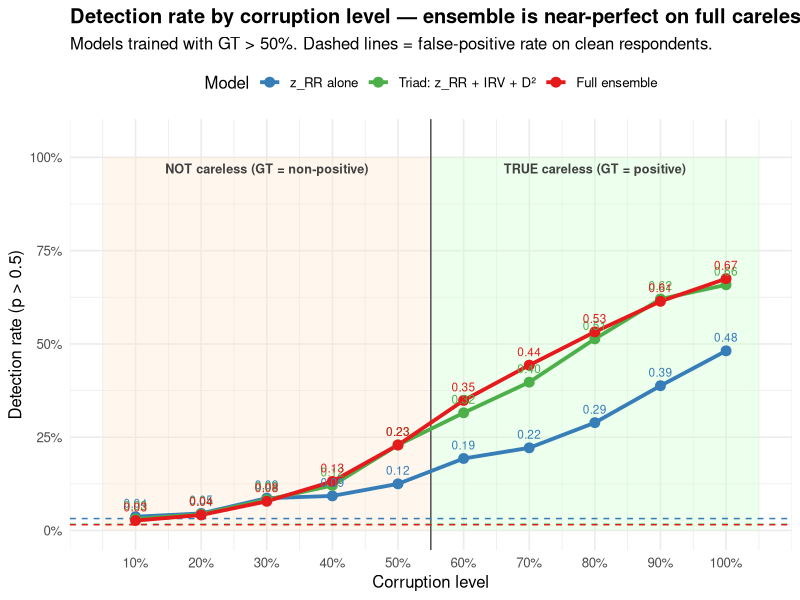

Write R code to recreate this figure.
# Sensitivity (detection rate) per corruption level using the ensemble
# trained once with the default GT > 50% cutoff.

suppressPackageStartupMessages({
  library(dplyr); library(ggplot2); library(tidyr)
})

df <- read.csv("sim_ensemble_scores.csv", stringsAsFactors = FALSE)
df$gt_careless <- (df$pattern != "clean") & (df$corruption > 0.50)

set.seed(42)
folds <- sample(seq_len(5), nrow(df), replace = TRUE)

# Train three models on the default GT=50% labeling
train_cv <- function(formula_str) {
  preds <- numeric(nrow(df))
  for (f in unique(folds)) {
    tr <- folds != f; te <- folds == f
    mod <- glm(as.formula(formula_str), data = df[tr, ], family = binomial)
    preds[te] <- predict(mod, newdata = df[te, ], type = "response")
  }
  preds
}

df$pred_zrr      <- train_cv("gt_careless ~ z_rr")
df$pred_triad    <- train_cv("gt_careless ~ z_rr + irv + d2")
df$pred_ensemble <- train_cv("gt_careless ~ z_rr + irv + longstring + d2 + person_tot")

# Bin corruption into decimi, compute detection rate per bucket for each model
df <- df %>%
  mutate(corruption_bin = ifelse(pattern == "clean", "clean",
                                  sprintf("%d%%", round(corruption * 10) * 10)))

detect_by_bucket <- df %>%
  group_by(pattern, corruption_bin) %>%
  summarise(
    n = n(),
    rate_zrr      = mean(pred_zrr      > 0.5),
    rate_triad    = mean(pred_triad    > 0.5),
    rate_ensemble = mean(pred_ensemble > 0.5),
    .groups = "drop"
  )

cat("=== Detection rate per (pattern, corruption bucket) ===\n")
print(as.data.frame(detect_by_bucket), row.names = FALSE)

# Overall by corruption level (ignoring pattern), for careless-only respondents
by_level <- df %>%
  filter(pattern != "clean") %>%
  mutate(corruption_bin10 = round(corruption * 10) / 10) %>%
  group_by(corruption_bin10) %>%
  summarise(
    n = n(),
    rate_zrr      = mean(pred_zrr > 0.5),
    rate_triad    = mean(pred_triad > 0.5),
    rate_ensemble = mean(pred_ensemble > 0.5),
    .groups = "drop"
  )

fpr_clean <- df %>% filter(pattern == "clean") %>%
  summarise(
    fpr_zrr      = mean(pred_zrr > 0.5),
    fpr_triad    = mean(pred_triad > 0.5),
    fpr_ensemble = mean(pred_ensemble > 0.5)
  )

cat("\n=== Detection rate by overall corruption level ===\n")
print(as.data.frame(by_level), row.names = FALSE)

cat("\n=== FPR on clean ===\n")
print(fpr_clean)

# Plot
plot_df <- by_level %>%
  pivot_longer(cols = starts_with("rate_"),
               names_to = "model", values_to = "rate") %>%
  mutate(model = recode(model,
                        "rate_zrr"      = "z_RR alone",
                        "rate_triad"    = "Triad: z_RR + IRV + D²",
                        "rate_ensemble" = "Full ensemble"),
         model = factor(model, levels = c("z_RR alone",
                                           "Triad: z_RR + IRV + D²",
                                           "Full ensemble")))

fpr_df <- data.frame(
  model = c("z_RR alone", "Triad: z_RR + IRV + D²", "Full ensemble"),
  fpr   = c(fpr_clean$fpr_zrr, fpr_clean$fpr_triad, fpr_clean$fpr_ensemble)
)

p <- ggplot(plot_df, aes(x = corruption_bin10, y = rate,
                         color = model, group = model)) +
  annotate("rect", xmin = 0.55, xmax = 1.05, ymin = 0, ymax = 1,
           fill = "#ccffcc", alpha = 0.35) +
  annotate("rect", xmin = 0.05, xmax = 0.55, ymin = 0, ymax = 1,
           fill = "#ffe6cc", alpha = 0.35) +
  geom_vline(xintercept = 0.55, color = "grey30", linewidth = 0.5) +
  geom_hline(data = fpr_df, aes(yintercept = fpr, color = model),
             linetype = "dashed", linewidth = 0.5, show.legend = FALSE) +
  annotate("text", x = 0.30, y = 0.97,
           label = "NOT careless (GT = non-positive)",
           size = 3.2, color = "grey25", fontface = "bold") +
  annotate("text", x = 0.80, y = 0.97,
           label = "TRUE careless (GT = positive)",
           size = 3.2, color = "grey25", fontface = "bold") +
  geom_line(linewidth = 1.3) +
  geom_point(size = 3) +
  geom_text(aes(label = sprintf("%.2f", rate)),
            vjust = -1.0, size = 3, show.legend = FALSE) +
  scale_color_manual(values = c("z_RR alone" = "#377eb8",
                                 "Triad: z_RR + IRV + D²" = "#4daf4a",
                                 "Full ensemble" = "#e41a1c"),
                     name = "Model") +
  scale_x_continuous(breaks = seq(0.1, 1.0, 0.1),
                     labels = scales::percent_format(accuracy = 1)) +
  scale_y_continuous(limits = c(0, 1.05),
                     labels = scales::percent_format(accuracy = 1)) +
  labs(
    title = "Detection rate by corruption level — ensemble is near-perfect on full careless",
    subtitle = "Models trained with GT > 50%. Dashed lines = false-positive rate on clean respondents.",
    x = "Corruption level",
    y = "Detection rate (p > 0.5)"
  ) +
  theme_minimal(base_size = 12) +
  theme(legend.position = "top",
        plot.title = element_text(face = "bold"))

ggsave("plot_sens_by_corruption.png", p,
       width = 13, height = 7, dpi = 150, bg = "white")
cat("\nSaved: plot_sens_by_corruption.png\n")
